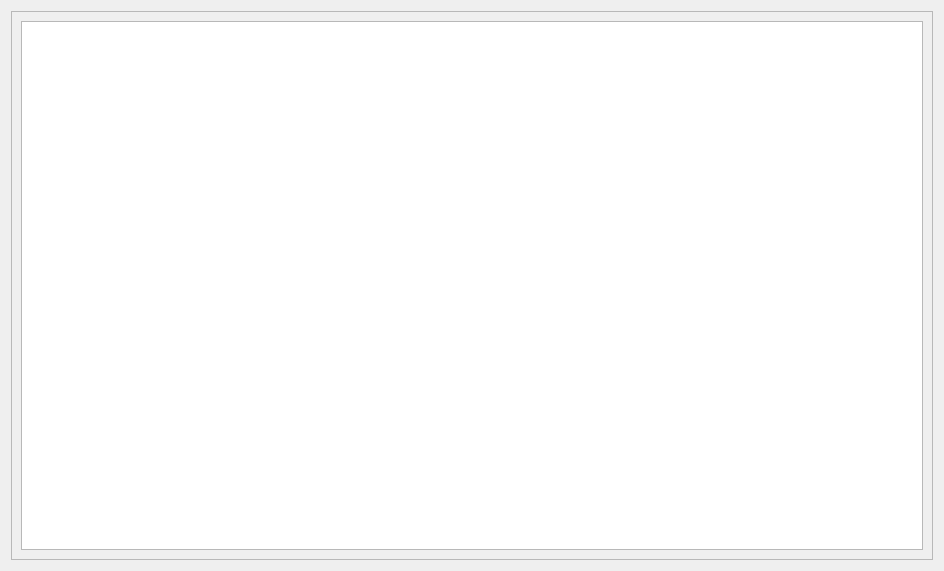
<?xml version="1.0" encoding="UTF-8"?>
<ui version="4.0">
 <class>SummaryWidget</class>
 <widget class="QWidget" name="SummaryWidget">
  <property name="geometry">
   <rect>
    <x>0</x>
    <y>0</y>
    <width>944</width>
    <height>571</height>
   </rect>
  </property>
  <property name="windowTitle">
   <string>Form</string>
  </property>
  <layout class="QVBoxLayout" name="verticalLayout">
   <item>
    <widget class="QScrollArea" name="scrollArea">
     <property name="widgetResizable">
      <bool>true</bool>
     </property>
     <widget class="QWidget" name="scrollAreaWidgetContents">
      <property name="geometry">
       <rect>
        <x>0</x>
        <y>0</y>
        <width>924</width>
        <height>551</height>
       </rect>
      </property>
      <layout class="QVBoxLayout" name="verticalLayout_3">
       <item>
        <widget class="QListWidget" name="summaryList"/>
       </item>
      </layout>
     </widget>
    </widget>
   </item>
  </layout>
 </widget>
 <resources/>
 <connections/>
</ui>
